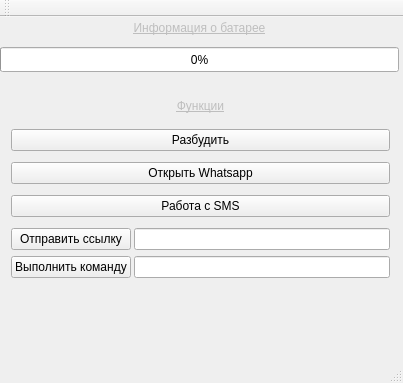
<?xml version="1.0" encoding="UTF-8"?>
<ui version="4.0">
 <class>MainWindow</class>
 <widget class="QMainWindow" name="MainWindow">
  <property name="enabled">
   <bool>true</bool>
  </property>
  <property name="geometry">
   <rect>
    <x>0</x>
    <y>0</y>
    <width>403</width>
    <height>383</height>
   </rect>
  </property>
  <property name="windowTitle">
   <string>InfoPhone</string>
  </property>
  <widget class="QWidget" name="centralWidget">
   <widget class="QWidget" name="verticalLayoutWidget_2">
    <property name="geometry">
     <rect>
      <x>0</x>
      <y>60</y>
      <width>401</width>
      <height>261</height>
     </rect>
    </property>
    <layout class="QVBoxLayout" name="verticalLayout_2">
     <item>
      <widget class="QLabel" name="label">
       <property name="enabled">
        <bool>false</bool>
       </property>
       <property name="maximumSize">
        <size>
         <width>16777215</width>
         <height>25</height>
        </size>
       </property>
       <property name="font">
        <font>
         <underline>true</underline>
        </font>
       </property>
       <property name="text">
        <string>Функции</string>
       </property>
       <property name="alignment">
        <set>Qt::AlignCenter</set>
       </property>
      </widget>
     </item>
     <item>
      <widget class="QPushButton" name="pushButton">
       <property name="text">
        <string>Разбудить</string>
       </property>
      </widget>
     </item>
     <item>
      <widget class="QPushButton" name="pushButton_2">
       <property name="text">
        <string>Открыть Whatsapp</string>
       </property>
      </widget>
     </item>
     <item>
      <widget class="QPushButton" name="pushButton_5">
       <property name="text">
        <string>Работа с SMS</string>
       </property>
      </widget>
     </item>
     <item>
      <layout class="QHBoxLayout" name="horizontalLayout">
       <property name="spacing">
        <number>3</number>
       </property>
       <property name="sizeConstraint">
        <enum>QLayout::SetMinimumSize</enum>
       </property>
       <item>
        <layout class="QVBoxLayout" name="verticalLayout_3">
         <item>
          <widget class="QPushButton" name="pushButton_3">
           <property name="text">
            <string>Отправить ссылку</string>
           </property>
          </widget>
         </item>
         <item>
          <widget class="QPushButton" name="pushButton_4">
           <property name="text">
            <string>Выполнить команду</string>
           </property>
          </widget>
         </item>
        </layout>
       </item>
       <item>
        <layout class="QVBoxLayout" name="verticalLayout">
         <item>
          <widget class="QLineEdit" name="lineEdit">
           <property name="enabled">
            <bool>true</bool>
           </property>
           <property name="text">
            <string/>
           </property>
          </widget>
         </item>
         <item>
          <widget class="QLineEdit" name="lineEdit_2"/>
         </item>
        </layout>
       </item>
      </layout>
     </item>
     <item>
      <widget class="QLabel" name="label_3">
       <property name="maximumSize">
        <size>
         <width>16777215</width>
         <height>30</height>
        </size>
       </property>
       <property name="palette">
        <palette>
         <active>
          <colorrole role="Mid">
           <brush brushstyle="SolidPattern">
            <color alpha="255">
             <red>99</red>
             <green>99</green>
             <blue>99</blue>
            </color>
           </brush>
          </colorrole>
         </active>
         <inactive>
          <colorrole role="Mid">
           <brush brushstyle="SolidPattern">
            <color alpha="255">
             <red>99</red>
             <green>99</green>
             <blue>99</blue>
            </color>
           </brush>
          </colorrole>
         </inactive>
         <disabled>
          <colorrole role="Mid">
           <brush brushstyle="SolidPattern">
            <color alpha="255">
             <red>99</red>
             <green>99</green>
             <blue>99</blue>
            </color>
           </brush>
          </colorrole>
         </disabled>
        </palette>
       </property>
       <property name="font">
        <font>
         <italic>true</italic>
        </font>
       </property>
       <property name="text">
        <string/>
       </property>
       <property name="alignment">
        <set>Qt::AlignCenter</set>
       </property>
      </widget>
     </item>
    </layout>
   </widget>
   <widget class="QProgressBar" name="progressBar_2">
    <property name="geometry">
     <rect>
      <x>0</x>
      <y>30</y>
      <width>399</width>
      <height>25</height>
     </rect>
    </property>
    <property name="value">
     <number>0</number>
    </property>
   </widget>
   <widget class="QLabel" name="label_2">
    <property name="enabled">
     <bool>false</bool>
    </property>
    <property name="geometry">
     <rect>
      <x>0</x>
      <y>0</y>
      <width>399</width>
      <height>21</height>
     </rect>
    </property>
    <property name="font">
     <font>
      <underline>true</underline>
     </font>
    </property>
    <property name="text">
     <string>Информация о батарее</string>
    </property>
    <property name="alignment">
     <set>Qt::AlignCenter</set>
    </property>
   </widget>
  </widget>
  <widget class="QToolBar" name="mainToolBar">
   <attribute name="toolBarArea">
    <enum>TopToolBarArea</enum>
   </attribute>
   <attribute name="toolBarBreak">
    <bool>false</bool>
   </attribute>
  </widget>
  <widget class="QStatusBar" name="statusBar"/>
 </widget>
 <layoutdefault spacing="6" margin="11"/>
 <resources/>
 <connections/>
</ui>
